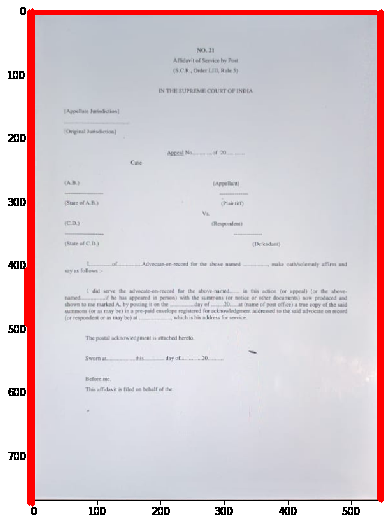
#> input picture app/index.png, 385 x 524 px
$ jupyter execute --allow-errors linedetection.ipynb   (shell and % lines are left out)
#> lines starting #> are read from the running program, lines starting #| are printed output that depends on the picture; after the words box and inside, x2 and y2 are one past the last pixel; in counts of white or black regions, pixels touching at a corner belong together
[cell 1]
import sys
import numpy as np
import pandas as pd
import matplotlib.pyplot as plt
import cv2

#sys.path.append('../src')
#from ocr.helpers import implt, resize, ratio

plt.rcParams['figure.figsize'] = (9.0, 9.0)

[cell 2]
IMG = "ph"    # Image name/number

# Loading images and ploting it (converting to RGB from BGR)
#> (the rest of this cell did not finish here and is left out)

[cell 3]
# Python program to illustrate HoughLine
# method for line detection
import cv2
import numpy as np
import matplotlib.pyplot as plt

# Reading the required image in
# which operations are to be done.
# Make sure that the image is in the same
# directory in which this python program is
img = cv2.imread('index.png')
#> img is the input picture: shape (524, 385, 3); mean B, G, R 211.4, 205.4, 216.1

# Convert the img to grayscale
gray = cv2.cvtColor(img,cv2.COLOR_BGR2GRAY)

# Apply edge detection method on the image
edges = cv2.Canny(gray,50,150,apertureSize = 3)
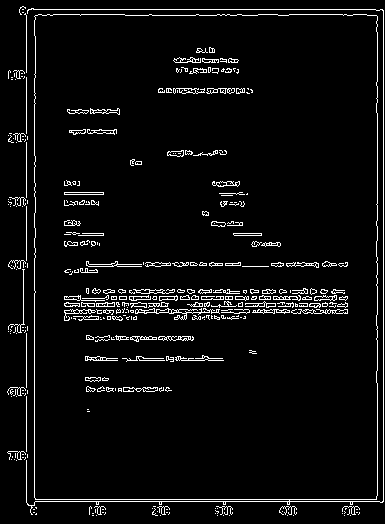
#> edges: shape (524, 385); 5% white in thin lines or dots

# This returns an array of r and theta values
lines = cv2.HoughLines(edges,1,np.pi/180, 200)
#> lines = [[383, 0], [377, 0], [34, 0], [26, 0], [9, 1.57], [501, 1.57], [499, 1.57], [299, 1.57], [306, 1.57]]


# The below for loop runs till r and theta values
# are in the range of the 2d array
for r,theta in lines[0]:

	# Stores the value of cos(theta) in a
	a = np.cos(theta)

	# Stores the value of sin(theta) in b
	b = np.sin(theta)

	# x0 stores the value rcos(theta)
	x0 = a*r

	# y0 stores the value rsin(theta)
	y0 = b*r

	# x1 stores the rounded off value of (rcos(theta)-1000sin(theta))
	x1 = int(x0 + 1000*(-b))

	# y1 stores the rounded off value of (rsin(theta)+1000cos(theta))
	y1 = int(y0 + 1000*(a))

	# x2 stores the rounded off value of (rcos(theta)+1000sin(theta))
	x2 = int(x0 - 1000*(-b))

	# y2 stores the rounded off value of (rsin(theta)-1000cos(theta))
	y2 = int(y0 - 1000*(a))

	# cv2.line draws a line in img from the point(x1,y1) to (x2,y2).
	# (0,0,255) denotes the colour of the line to be
	#drawn. In this case, it is red.
	cv2.line(img,(x1,y1), (x2,y2), (0,0,255),2)
#> this loop made 1 pass
#> (r, theta, a, b, x0, y0, x1, y1) on pass 1: (383, 0, 1, 0, 383, 0, 383, 1000)
#> img: shape (524, 385, 3); 0.29% of pixels changed, all inside (x1, y1, x2, y2) = (382, 0, 385, 524)

# All the changes made in the input image are finally
# written on a new image houghlines.jpg
cv2.imwrite('linesDetected.jpg', img)
plt.imshow(img)

[cell 4]
import cv2
import numpy as np
import matplotlib.pyplot as plt

img = cv2.imread('index.png')
gray = cv2.cvtColor(img,cv2.COLOR_BGR2GRAY)
edges = cv2.Canny(gray,50,150,apertureSize = 7)
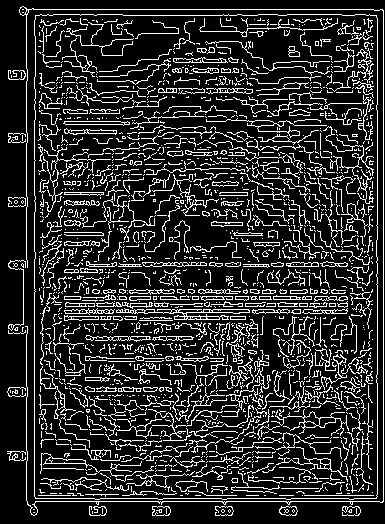
#> edges: shape (524, 385); 17.4% white in thin lines or dots

lines = cv2.HoughLines(edges,1,np.pi/180,200)
#> lines = [[383, 0], [377, 0], [34, 0], [26, 0], [9, 1.57], [501, 1.57], [498, 1.57], [296, 1.57], [299, 1.57], [306, 1.57]]
for rho,theta in lines[0]:
    a = np.cos(theta)
    b = np.sin(theta)
    x0 = a*rho
    y0 = b*rho
    x1 = int(x0 + 1000*(-b))
    y1 = int(y0 + 1000*(a))
    x2 = int(x0 - 1000*(-b))
    y2 = int(y0 - 1000*(a))

    cv2.line(img,(x1,y1),(x2,y2),(0,0,255),2)
#> this loop made 1 pass

cv2.imwrite('houghlines3.jpg',img)
plt.imshow(img)

[cell 5]
import math
img = cv2.imread("index.png")
gray = cv2.cvtColor(img, cv2.COLOR_BGR2GRAY)
edges = cv2.Canny(gray, 80, 120)
#> edges: shape (524, 385); 5% white in thin lines or dots
lines = cv2.HoughLinesP(edges, 1, math.pi/2, 2, None, 30, 1);
#> lines = 32 rows, first 6: [34, 155, 34, 99], [28, 9, 375, 9], [35, 499, 376, 499], [35, 501, 379, 501], [26, 133, 26, 77], [201, 299, 232, 299]
for line in lines[0]:
    pt1 = (line[0],line[1])
    pt2 = (line[2],line[3])
    cv2.line(img, pt1, pt2, (0,0,255), 3)
#> this loop made 1 pass
#> img: shape (524, 385, 3); 0.06% of pixels changed, all inside (x1, y1, x2, y2) = (35, 98, 37, 157)
cv2.imwrite("index.png", img)
plt.imshow(img)

[cell 6]
"""
@file morph_lines_detection.py
@brief Use morphology transformations for extracting horizontal and vertical lines sample code
"""
import numpy as np
import sys
import cv2 as cv

def image(argv):
    # [load_image]
    # Check number of arguments
#> called with argv = 'i1.png'
    print(len(argv))
    if len(argv) < 1:
        print ('Not enough parameters')
        print ('Usage:\nmorph_lines_detection.py < path_to_image >')
        return -1
    # Load the image
    src = cv.imread(argv, cv.IMREAD_COLOR)
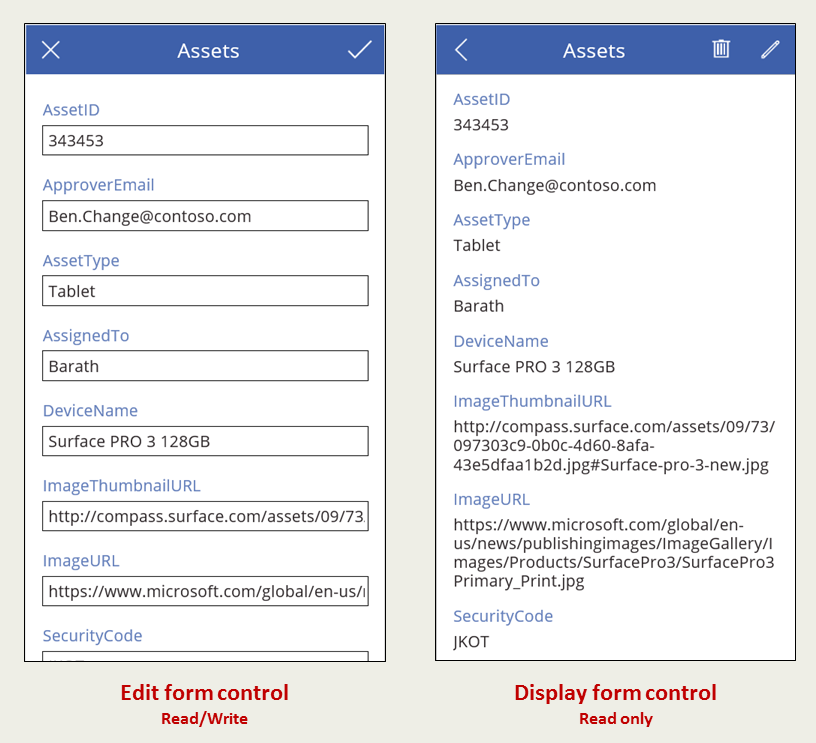
#> input picture app/i1.png, 816 x 743 px
#> src is the input picture: shape (743, 816, 3); mean B, G, R 234.7, 231.8, 230.6
    # Check if image is loaded fine
    if src is None:
        print ('Error opening image: ' + argv[0])
        return -1
    # Show source image
    plt.imshow(src)
    # [load_image]
    # [gray]
    # Transform source image to gray if it is not already
    if len(src.shape) != 2:
        gray = cv.cvtColor(src, cv.COLOR_BGR2GRAY)
#> gray: shape (743, 816)
    else:
        gray = src
    # Show gray image
    plt.imshow(gray)
    print(gray)
#> (printed output is left out)
    # [gray]
    # [bin]
    # Apply adaptiveThreshold at the bitwise_not of gray, notice the ~ symbol
    gray = cv.bitwise_not(gray)
    bw = cv.adaptiveThreshold(gray, 255, cv.ADAPTIVE_THRESH_MEAN_C, \
                                cv.THRESH_BINARY, 15, -2)
#> bw: shape (743, 816); 10.1% white; 657 white regions (76 under 20 px), largest, box (x1, y1, x2, y2) and area: (435, 23, 796, 661) 9607, (26, 25, 384, 74) 6083, (24, 23, 386, 662) 2943
    # Show binary image
    show_wait_destroy("binary", bw)
    # [bin]
    # [init]
    # Create the images that will use to extract the horizontal and vertical lines
    horizontal = np.copy(bw)
    vertical = np.copy(bw)
    # [init]
    # [horiz]
    # Specify size on horizontal axis
    cols = horizontal.shape[1]
    horizontal_size = cols // 30
    # Create structure element for extracting horizontal lines through morphology operations
    horizontalStructure = cv.getStructuringElement(cv.MORPH_RECT, (horizontal_size, 1))
    # Apply morphology operations
    horizontal = cv.erode(horizontal, horizontalStructure)
    horizontal = cv.dilate(horizontal, horizontalStructure)
   # plt.imshow(horizontal)
    # Show extracted horizontal lines
   # show_wait_destroy("horizontal", horizontal)
    # [horiz]
    # [vert]
    # Specify size on vertical axis
    rows = vertical.shape[0]
    verticalsize = rows // 30
    # Create structure element for extracting vertical lines through morphology operations
    verticalStructure = cv.getStructuringElement(cv.MORPH_RECT, (1, verticalsize))
    # Apply morphology operations
    vertical = cv.erode(vertical, verticalStructure)
    vertical = cv.dilate(vertical, verticalStructure)
    # Show extracted vertical lines
    #show_wait_destroy("vertical", vertical)
    # [vert]
    # [smooth]
    # Inverse vertical image
    vertical = cv.bitwise_not(vertical)
    #show_wait_destroy("vertical_bit", vertical)
    '''
    Extract edges and smooth image according to the logic
    1. extract edges
    2. dilate(edges)
    3. src.copyTo(smooth)
    4. blur smooth img
    5. smooth.copyTo(src, edges)
    '''
    # Step 1
    edges = cv.adaptiveThreshold(vertical, 255, cv.ADAPTIVE_THRESH_MEAN_C, \
                                cv.THRESH_BINARY, 3, -2)
    #show_wait_destroy("edges", edges)
    # Step 2
    kernel = np.ones((2, 2), np.uint8)
    edges = cv.dilate(edges, kernel)
    #show_wait_destroy("dilate", edges)
    # Step 3
    smooth = np.copy(vertical)
    # Step 4
    smooth = cv.blur(smooth, (2, 2))
    # Step 5
    (rows, cols) = np.where(edges != 0)
    vertical[rows, cols] = smooth[rows, cols]
    # Show final result
    #show_wait_destroy("smooth - final", vertical)
    # [smooth]
    return 0
#> (the rest of this cell did not finish here and is left out)

[cell 7]
# [load_image]
argv="index.png"
    # Check number of arguments
print(len(argv))
if len(argv) < 1:
    print ('Not enough parameters')
    print ('Usage:\nmorph_lines_detection.py < path_to_image >')

 # Load the image
src = cv.imread(argv, cv.IMREAD_COLOR)
 # Check if image is loaded fine
if src is None:
    print ('Error opening image: ' + argv[0])
# Show source image
plt.imshow(src)
 # [load_image]
    # [gray]
    # Transform source image to gray if it is not already

[cell 8]
if len(src.shape) != 2:
    gray = cv.cvtColor(src, cv.COLOR_BGR2GRAY)
#> gray: shape (524, 385)
else:
    gray = src
    # Show gray image
plt.imshow(gray)

[cell 9]
 # [gray]
    # [bin]
    # Apply adaptiveThreshold at the bitwise_not of gray, notice the ~ symbol
gray = cv.bitwise_not(gray)
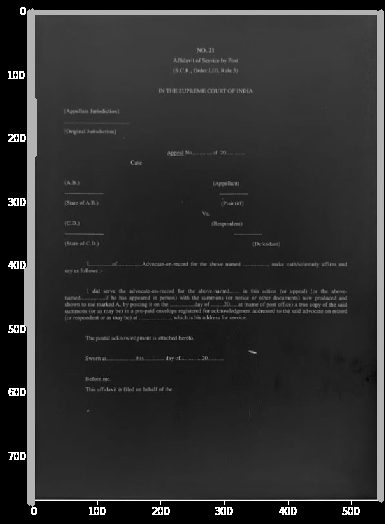
#> gray: shape (524, 385); min 0, max 255, mean 45.7
bw = cv.adaptiveThreshold(gray, 255, cv.ADAPTIVE_THRESH_MEAN_C, \
                                cv.THRESH_BINARY, 15, -2)
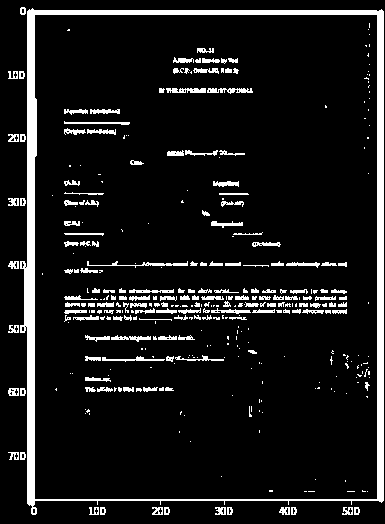
#> bw: shape (524, 385); 9.7% white; 353 white regions (197 under 20 px), largest, box (x1, y1, x2, y2) and area: (20, 8, 384, 515) 10220, (87, 261, 188, 268) 212, (207, 88, 253, 94) 172
    # Show binary image
plt.imshow(bw)

[cell 10]
ret, thresh = cv2.threshold(bw, 80, 255, cv2.THRESH_BINARY_INV)
plt.imshow(thresh)

contours, hierarchy = cv2.findContours(thresh, cv2.RETR_EXTERNAL, cv2.CHAIN_APPROX_SIMPLE)
#> contours = [[[0, 0], [0, 523], [384, 523], [384, 0]]]
print(contours)
#| [array([[[  0,   0]],
#|        [[  0, 523]],
#|        [[384, 523]],
#|        [[384,   0]]], dtype=int32)]
print('Number of lines:', len(contours))
#| Number of lines: 1
img = cv2.drawContours(bw, contours, -1, (0,255,0), 3)
#> img: shape (524, 385); 9.2% white; 353 white regions (197 under 20 px), largest, box (x1, y1, x2, y2) and area: (20, 8, 382, 515) 9238, (87, 261, 188, 268) 212, (207, 88, 253, 94) 172
plt.imshow(img)

[cell 11]
# [bin]
    # [init]
    # Create the images that will use to extract the horizontal and vertical lines
horizontal = np.copy(bw)

#plt.imshow(horizontal)

vertical = np.copy(bw)
    # [init]
    # [horiz]
    # Specify size on horizontal axis
cols = horizontal.shape[1]
#> cols = 385
horizontal_size = cols // 30
#> horizontal_size = 12
    # Create structure element for extracting horizontal lines through morphology operations
horizontalStructure = cv.getStructuringElement(cv.MORPH_RECT, (horizontal_size, 1))
    # Apply morphology operations
horizontal = cv.erode(horizontal, horizontalStructure)
#> horizontal: shape (524, 385); 1.9% white; 92 white regions (62 under 20 px), largest, box (x1, y1, x2, y2) and area: (33, 10, 377, 15) 1714, (33, 499, 377, 501) 688, (70, 122, 125, 124) 110

plt.imshow(horizontal)

horizontal = cv.dilate(horizontal, horizontalStructure)
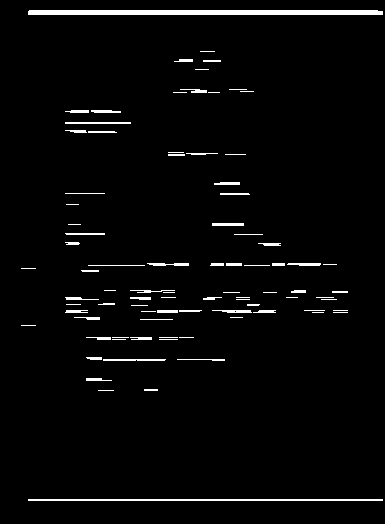
#> horizontal: shape (524, 385); 2.8% white; 87 white regions (35 under 20 px), largest, box (x1, y1, x2, y2) and area: (28, 10, 383, 15) 1769, (28, 499, 383, 501) 710, (65, 122, 131, 124) 132
print(horizontal)
#> (printed output is left out)
plt.imshow(horizontal)
cv2.imwrite('horizontal.jpg',horizontal)
#> Out = True

[cell 12]
import cv2
import numpy as np

img = cv2.imread('horizontal.jpg')
#> img: shape (524, 385, 3); min 0, max 255, mean 7.3
gray = cv2.cvtColor(img,cv2.COLOR_BGR2GRAY)
edges = cv2.Canny(gray,50,150,apertureSize = 3)
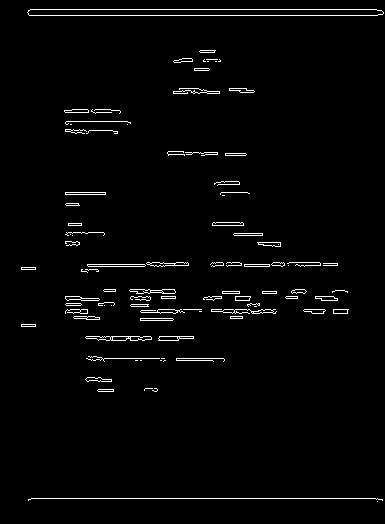
#> edges: shape (524, 385); 2.2% white in thin lines or dots, all inside (x1, y1, x2, y2) = (21, 9, 384, 502)

lines = cv2.HoughLines(edges,1,np.pi/180,200)
#> lines = [[15, 1.57], [9, 1.57], [498, 1.57]]
for rho,theta in lines[0]:
    a = np.cos(theta)
    b = np.sin(theta)
    x0 = a*rho
    y0 = b*rho
    x1 = int(x0 + 1000*(-b))
    y1 = int(y0 + 1000*(a))
    x2 = int(x0 - 1000*(-b))
    y2 = int(y0 - 1000*(a))
    print(x1,x2,y1,y2)
    cv2.line(img,(x1,y1),(x2,y2),(0,0,255),2)
#> this loop made 1 pass
#> (rho, theta, a, b, x0, y0, x1, y1) on pass 1: (15, 1.57, -4.37e-08, 1, -6.56e-07, 15, -1000, 14)
#| -1000 999 14 15
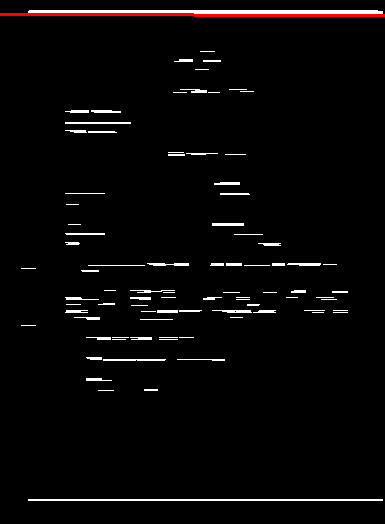
#> img: shape (524, 385, 3); mean B, G, R 6.6, 6.6, 8.1

cv2.imwrite('houghlines3.jpg',img)
plt.imshow(img)

[cell 13]
import cv2
import numpy as np
from functools import reduce

def Average(lst):
    return reduce(lambda a, b: a + b, lst) / len(lst)

img = cv2.imread('horizontal.jpg')
gray = cv2.cvtColor(img,cv2.COLOR_BGR2GRAY)
edges = cv2.Canny(gray,50,150,apertureSize = 3)
minLineLength = 1
maxLineGap = 0
lines = cv2.HoughLinesP(edges,1,np.pi/180,100,minLineLength,maxLineGap)
#> lines = [[31, 498, 375, 498], [30, 9, 376, 9], [29, 15, 377, 15], [81, 309, 87, 309], [158, 309, 174, 309], [92, 266, 144, 266], [176, 358, 223, 358], [304, 309, 324, 309], [305, 265, 320, 265], [87, 264, 129, 264]]

print(len(lines))
#| 10
x1list=[]
x2list=[]
diff=[]
for i in range(0,len(lines)):
    for x1,y1,x2,y2 in lines[i]:
        cv2.line(img,(x1,y1),(x2,y2),(0,255,0),2)
        x1list.append(x1)
        x2list.append(x2)
        diff.append(x2-x1)
#> this loop made 10 passes
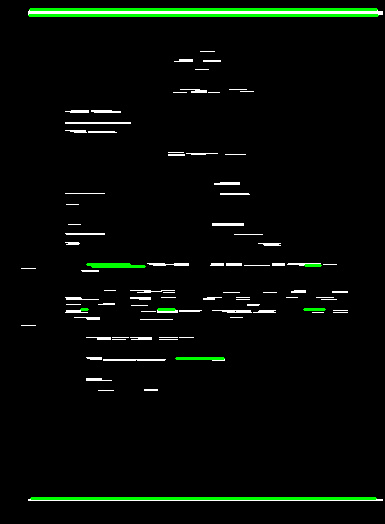
#> img: shape (524, 385, 3); mean B, G, R 5.7, 10.4, 5.7
#> after the loop, diff = [344, 346, 348, 6, 16, 52, 47, 20, 15, 42]; x1list = [31, 30, 29, 81, 158, 92, 176, 304, 305, 87]; x2list = [375, 376, 377, 87, 174, 144, 223, 324, 320, 129]
plt.imshow(img)
avg=Average(diff)
#> avg = 123.6
print(avg)
#| 123.6
print(diff)
#| [344, 346, 348, 6, 16, 52, 47, 20, 15, 42]
countdiff=[]
diffindiff=[]
for x in diff:
    countdiff.append(diff.count(x))
#> this loop made 10 passes
#> x on passes 1 to 10: 344, 346, 348, 6, 16, 52, 47, 20, 15, 42
#> after the loop, countdiff = [1, 1, 1, 1, 1, 1, 1, 1, 1, 1]

for x in range(len(diff)-1):
    diffindiff.append(abs(diff[x+1]-diff[x]))
#> this loop made 9 passes
#> after the loop, diffindiff = [2, 2, 342, 10, 36, 5, 27, 5, 27]

diffindiff.sort()

print(diffindiff)
#| [2, 2, 5, 5, 10, 27, 27, 36, 342]
cv2.imwrite('houghlines5.jpg',img)
count=0
for x in countdiff:
    if x>2:
        count=count+1
#> after the loop, count = 0
if count>0:
    print("Above image is of a form")
elif min(diffindiff)<10:
    print("Above image is of a form")
else:
    print("Not a form")

[cell 14]
from skimage import measure
labels = measure.label(horizontal)
#> labels: shape (524, 385) int64; 88 distinct labels, from 0 to 87
print(labels)
#> (printed output is left out)
print(len(labels[0]))
#| 385
print(labels.max())
#| 87

[cell 15]
ret, thresh = cv2.threshold(horizontal, 80, 255, cv2.THRESH_BINARY_INV)
plt.imshow(thresh)

contours, hierarchy = cv2.findContours(thresh, cv2.RETR_EXTERNAL, cv2.CHAIN_APPROX_SIMPLE)
print(contours)
#| [array([[[  0,   0]],
#|        [[  0, 523]],
#|        [[384, 523]],
#|        [[384,   0]]], dtype=int32)]
print('Number of lines:', len(contours))
#| Number of lines: 1
plt.imshow(horizontal)

[cell 16]
im = cv2.drawContours(horizontal, contours, -1, (255,255,255), 3)
#> im: shape (524, 385); 5.5% white; 86 white regions (35 under 20 px), largest, box (x1, y1, x2, y2) and area: (0, 0, 385, 524) 7891, (65, 122, 131, 124) 132, (103, 359, 166, 361) 124
plt.imshow(im)

[cell 17]
# Show extracted horizontal lines
   # show_wait_destroy("horizontal", horizontal)
    # [horiz]
    # [vert]
    # Specify size on vertical axis
rows = vertical.shape[0]
#> rows = 524
verticalsize = rows // 30
#> verticalsize = 17
    # Create structure element for extracting vertical lines through morphology operations
verticalStructure = cv.getStructuringElement(cv.MORPH_RECT, (1, verticalsize))
#> verticalStructure = 17 values from 1 to 1
    # Apply morphology operations
vertical = cv.erode(vertical, verticalStructure)
#> vertical: shape (524, 385); 3.2% white; 2 white regions, box (x1, y1, x2, y2) and area: (24, 16, 37, 507) 4074, (377, 17, 382, 495) 2378
vertical = cv.dilate(vertical, verticalStructure)
#> vertical: shape (524, 385); 3.3% white; 2 white regions, box (x1, y1, x2, y2) and area: (24, 8, 37, 515) 4282, (377, 9, 382, 503) 2458
    # Show extracted vertical lines
    #show_wait_destroy("vertical", vertical)
    # [vert]
    # [smooth]
    # Inverse vertical image
vertical = cv.bitwise_not(vertical)
    #show_wait_destroy("vertical_bit", vertical)


    # Step 1
edges = cv.adaptiveThreshold(vertical, 255, cv.ADAPTIVE_THRESH_MEAN_C, \
                                cv.THRESH_BINARY, 3, -2)
#> edges: shape (524, 385); 1% white in thin lines or dots
    #show_wait_destroy("edges", edges)
    # Step 2
kernel = np.ones((2, 2), np.uint8)
edges = cv.dilate(edges, kernel)
#> edges: shape (524, 385); 2.1% white in thin lines or dots
    #show_wait_destroy("dilate", edges)
    # Step 3
smooth = np.copy(vertical)
    # Step 4
smooth = cv.blur(smooth, (2, 2))
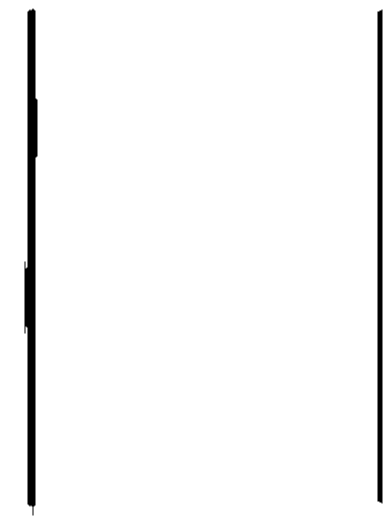
#> smooth: shape (524, 385); min 0, max 255, mean 246.5
    # Step 5
(rows, cols) = np.where(edges != 0)
#> rows = 4136 values from 7 to 516; cols = 4136 values, max 383 at index 15, min 23 at index 2052, mean 199.8
vertical[rows, cols] = smooth[rows, cols]
    # Show final result
plt.imshow(vertical)
    # [smooth]
